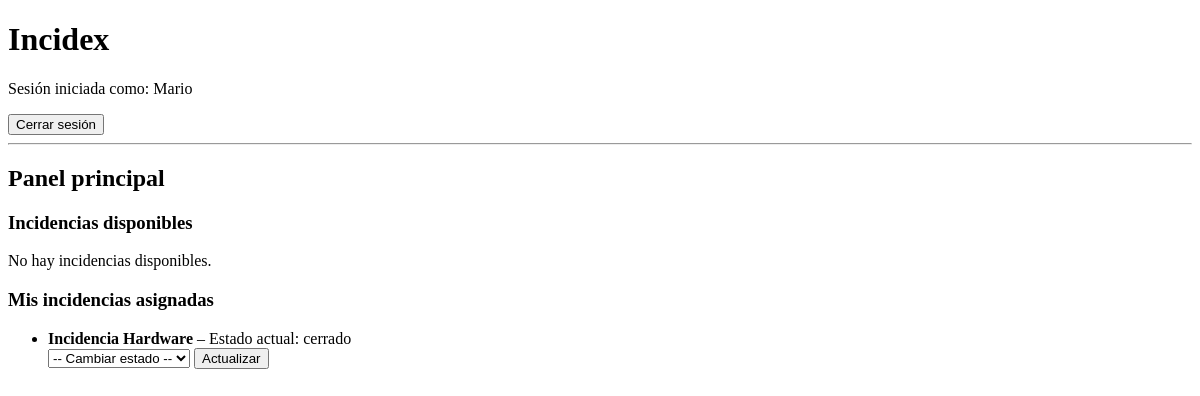
The app's page / (signed in), older data.
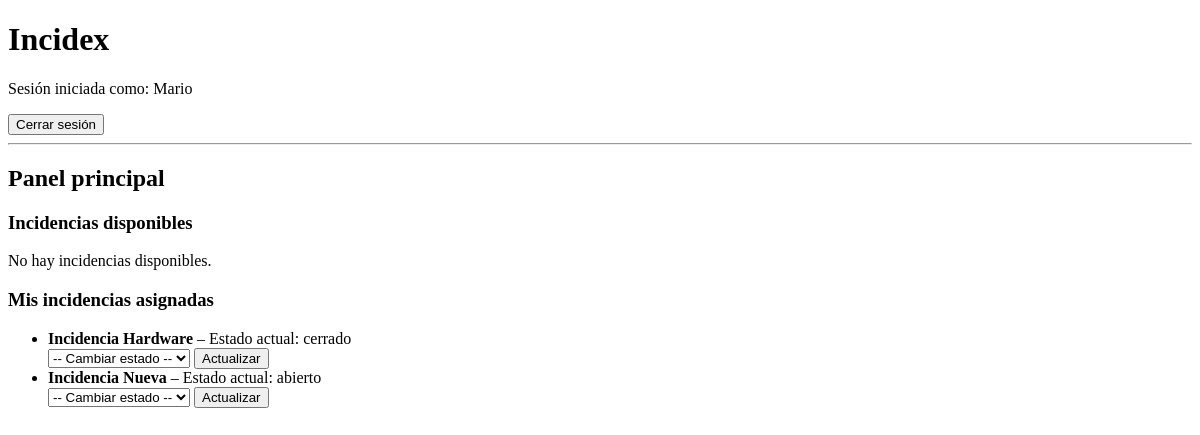
The same page, newer data.
### incidencias/models.py (models this page shows, shortened)
class Incidencia(models.Model):
    CRITICIDAD_CHOICES = [
        ('bajo', 'Bajo'),
        ('medio', 'Medio'),
        ('alto', 'Alto'),
        ('critico', 'Crítico'),
    ]
    TIPO_INCIDENCIA_CHOICES = [
        ('hardware', 'Hardware'),
        ('software', 'Software'),
    ]
    ESTADO_CHOICES = [
        ('nuevo', 'Nuevo'),
        ('abierto', 'Abierto'),
        ('pendiente', 'Pendiente'),
        ('en_espera', 'En Espera'),
        ('resuelto', 'Resuelto'),
        ('cerrado', 'Cerrado'),
    ]
    titulo = models.CharField(max_length=100)
    descripcion = models.TextField()
    criticidad = models.CharField(
        max_length=10,
        choices=CRITICIDAD_CHOICES
    )
    tipo_incidencia = models.CharField(
        max_length=10,
        choices=TIPO_INCIDENCIA_CHOICES
    )
    estado = models.CharField(
        max_length=10,
        choices=ESTADO_CHOICES,
        default='nuevo'
    )
    fecha_creacion = models.DateTimeField(auto_now_add=True)
    usuario_creador = models.ForeignKey(
        User,
        on_delete=models.CASCADE,
        related_name='incidencias'
    )
    tecnico_asignado = models.ForeignKey(
        Tecnico,
        on_delete=models.SET_NULL,
        null=True,
        blank=True,
        related_name='incidencias'
    )

### incidencias/views.py (the view)
# urls.py: path('', views.home, name='home'),
@login_required
def home(request):
    user = request.user
    context = {}
    if user.groups.filter(name='Usuarios').exists():
        incidencias = Incidencia.objects.filter(usuario_creador=user)
        context['tipo_panel'] = 'usuario'
        context['incidencias'] = incidencias
    elif user.groups.filter(name='Técnicos').exists():
        try:
            tecnico = user.tecnico
        except Tecnico.DoesNotExist:
            tecnico = None
        if tecnico:
            incidencias_disponibles = Incidencia.objects.filter(
                tipo_incidencia=tecnico.especialidad,
                tecnico_asignado__isnull=True
            )
            incidencias_asignadas = Incidencia.objects.filter(
                tecnico_asignado=tecnico
            )
            context['tipo_panel'] = 'tecnico'
            context['incidencias_disponibles'] = incidencias_disponibles
            context['incidencias_asignadas'] = incidencias_asignadas
        else:
            context['tipo_panel'] = 'tecnico_sin_perfil'
    else:
        incidencias = Incidencia.objects.all()
        context['tipo_panel'] = 'admin'
        context['incidencias'] = incidencias
    return render(request, "incidencias/home.html", context)

### templates/incidencias/home.html (shortened to what this page needs)
{% extends "base.html" %}
{% block content %}
<h2>Panel principal</h2>
{% if tipo_panel == 'usuario' %}
    <a href="{% url 'crear_incidencia' %}">Crear nueva incidencia</a>
    <h3>Mis incidencias</h3>
    {% if incidencias %}
        <ul>
        {% for inc in incidencias %}
            <li>
                {{ inc.titulo }} – {{ inc.estado }} ({{ inc.criticidad }})
            </li>
        {% endfor %}
        </ul>
    {% else %}
        <p>No tienes incidencias registradas.</p>
    {% endif %}
{% elif tipo_panel == 'tecnico' %}
    <h3>Incidencias disponibles</h3>
    {% if incidencias_disponibles %}
        <ul>
        {% for inc in incidencias_disponibles %}
            <li>
                {{ inc.titulo }} – {{ inc.criticidad }}
                <form method="post" action="{% url 'autoasignar_incidencia' inc.id %}" style="display:inline;">
                    {% csrf_token %}
                    <button type="submit">Asignarme</button>
                </form>
            </li>
        {% endfor %}
        </ul>
    {% else %}
        <p>No hay incidencias disponibles.</p>
    {% endif %}
    <h3>Mis incidencias asignadas</h3>
    {% if incidencias_asignadas %}
        <ul>
        {% for inc in incidencias_asignadas %}
            <li>
                <strong>{{ inc.titulo }}</strong> – Estado actual: {{ inc.estado }}
                <form method="post" action="{% url 'cambiar_estado_incidencia' inc.id %}">
                    <select name="estado">
                        <option value="">-- Cambiar estado --</option>
                    </select>
                    <button type="submit">Actualizar</button>
                </form>
            </li>
        {% endfor %}
        </ul>
    {% else %}
        <p>No tienes incidencias asignadas.</p>
    {% endif %}
{% else %}
    <p>No tienes un perfil válido configurado.</p>
{% endif %}
{% endblock %}

### templates/base.html (shortened to what this page needs)
<!DOCTYPE html>
<html lang="es">
<head>
</head>
<body>
    <header>
        <h1>Incidex</h1>
        {% if user.is_authenticated %}
            <p>Sesión iniciada como: {{ user.username }}</p>
            <form method="post" action="{% url 'logout' %}" style="display:inline;">
            <button type="submit">Cerrar sesión</button>
        </form>
        {% endif %}
    </header>
    <hr>
    <main>
        {% block content %}
        {% endblock %}
    </main>
</body>
</html>

Row changes from the older to the newer data that the page shows:
added Incidencia: titulo "Incidencia Nueva", estado "abierto"
